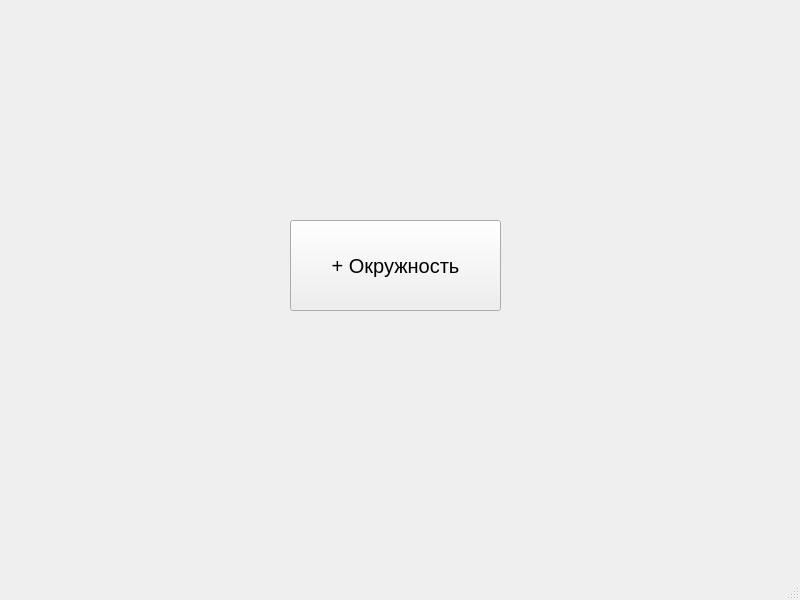
<?xml version="1.0" encoding="UTF-8"?>
<ui version="4.0">
 <class>MainWindow</class>
 <widget class="QMainWindow" name="MainWindow">
  <property name="geometry">
   <rect>
    <x>0</x>
    <y>0</y>
    <width>800</width>
    <height>600</height>
   </rect>
  </property>
  <property name="windowTitle">
   <string>MainWindow</string>
  </property>
  <widget class="QWidget" name="centralwidget">
   <widget class="QPushButton" name="but">
    <property name="geometry">
     <rect>
      <x>290</x>
      <y>220</y>
      <width>211</width>
      <height>91</height>
     </rect>
    </property>
    <property name="font">
     <font>
      <pointsize>15</pointsize>
     </font>
    </property>
    <property name="text">
     <string>+ Окружность</string>
    </property>
   </widget>
  </widget>
  <widget class="QMenuBar" name="menubar">
   <property name="geometry">
    <rect>
     <x>0</x>
     <y>0</y>
     <width>800</width>
     <height>21</height>
    </rect>
   </property>
  </widget>
  <widget class="QStatusBar" name="statusbar"/>
 </widget>
 <resources/>
 <connections/>
</ui>
